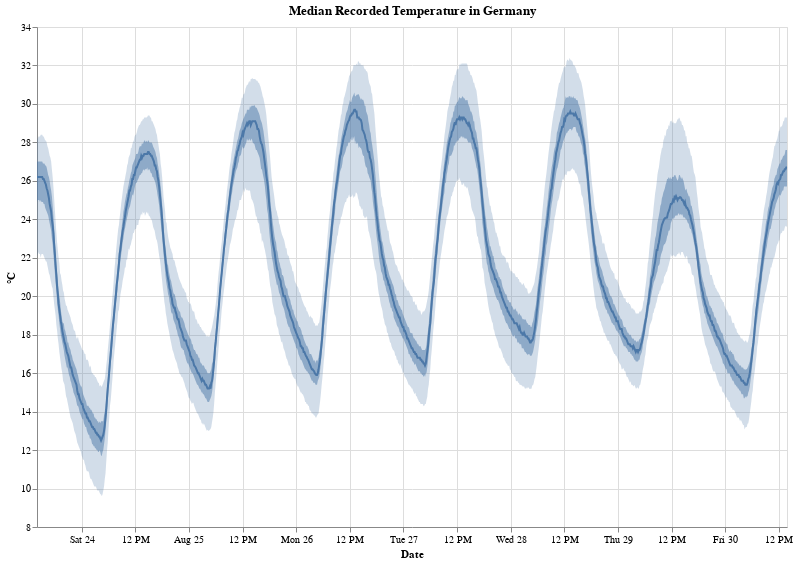

Notebook source saved alongside this figure:
### Code cell
(p_range_1 + p_range_2 + p_median) \
    .configure_view(height=500, width=750) \
    .properties(title="Median Recorded Temperature in Germany")

### Figure 1 — Vega-Lite specification as saved in the notebook (floating-point values rounded to 4 significant figures; data arrays with more than 128 entries replaced by an {"elided": "..."} marker saying what was removed)
{"$schema": "https://vega.github.io/schema/vega-lite/v3.4.0.json", "config": {"mark": {"tooltip": null}, "view": {"height": 500, "width": 750}}, "data": {"name": "data-fffea2f2af87005648194cda5083b6f6"}, "datasets": {"data-fffea2f2af87005648194cda5083b6f6": {"elided": "1008 records"}}, "layer": [{"encoding": {"x": {"axis": {"title": "Date"}, "field": "date_start", "type": "temporal"}, "y": {"axis": {"title": "°C"}, "field": "quantile_0_125", "scale": {"zero": false}, "type": "quantitative"}, "y2": {"field": "quantile_0_875"}}, "mark": {"opacity": 0.25, "type": "area"}}, {"encoding": {"x": {"field": "date_start", "type": "temporal"}, "y": {"field": "quantile_0_375", "type": "quantitative"}, "y2": {"field": "quantile_0_625"}}, "mark": {"opacity": 0.5, "type": "area"}}, {"encoding": {"x": {"field": "date_start", "type": "temporal"}, "y": {"axis": {"title": "°C"}, "field": "quantile_0_5", "scale": {"zero": false}, "type": "quantitative"}}, "mark": "line"}], "title": "Median Recorded Temperature in Germany"}
